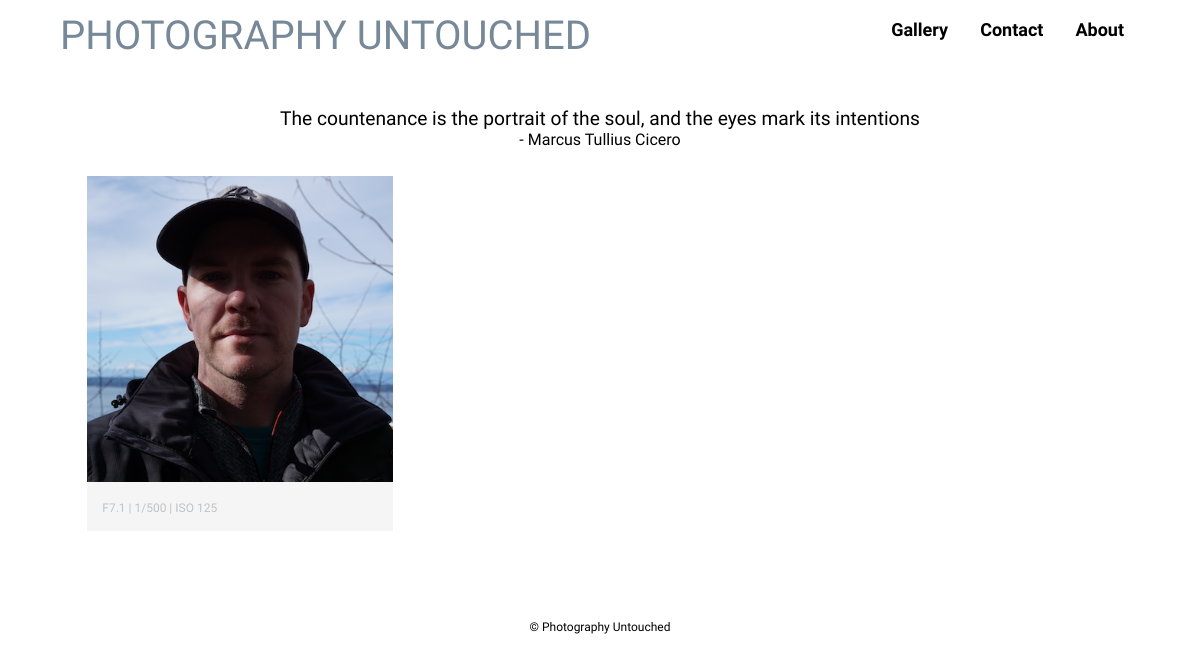
The app's page /portraits/ with its own data.
### photos/models.py (models this page shows, shortened)
class Photo(models.Model):
    title = models.CharField(max_length=200)
    width = models.IntegerField(default=400)
    height = models.IntegerField(default=400)
    image = models.ImageField(null=False, blank=False, width_field="width", height_field="height")
    description = models.CharField(max_length=400, default='F-stop | Shutter Speed | ISO')
    category = models.CharField(max_length=1, default='', blank=False, choices=categories)
    location = models.CharField(max_length=200, default='')
    city = models.CharField(max_length=200, default='')
    timestamp = models.DateTimeField(auto_now_add=True, auto_now=False)
    class Meta:
        ordering = ["timestamp"]

### photos/views.py (the view)
# urls.py: url(r'^portraits/', portraits, name='portraits'),
def portraits(request):
    queryset = Photo.objects.filter(category='P')
    context = {
        "photos": queryset,
    }
    return render(request, "portraits.html", context)

### photography_untouched/templates/portraits.html (shortened to what this page needs)
{% extends "base.html" %}
{% block content %}
      <header>
        <a href="{% url 'index' %}" id="logo">
          <h1 class = "title">PHOTOGRAPHY UNTOUCHED</h1>
        </a>
        <nav>
          <ul>
            <li><a href="{% url 'about' %}">About</a></li>
            <li><a href="{% url 'contact' %}">Contact</a></li>
            <li class="dropdown"><a href="{% url 'gallery' %}" class="dropbtn">Gallery</a>
            </li>
          </ul>
        </nav>
      </header>
      <div class="container">
          <q class="quote">The countenance is the portrait of the soul, and the eyes mark its intentions</q><br><p class ="quoter">- Marcus Tullius Cicero</p>
          <ul id="gallery">
            {% for photo in photos %}
            {% if photo.image %}
            <li><img src='{{ photo.image.url }}'>
            <p>{{ photo.description }}</p></li>
            {% endif %}
            {% endfor %}
          </ul>
      </div>
{% endblock %}

### photography_untouched/static/photos/style.css (style rules this page uses)
article, aside, details, figcaption, figure, footer, header, hgroup, main, nav, section, summary { display: block; }
html { font-size: 100%; -webkit-text-size-adjust: 100%; -ms-text-size-adjust: 100%; }
html, button, input, select, textarea { font-family: sans-serif; }
body { margin: 0; }
h1 { font-size: 2em; margin: 0.67em 0; }
p, pre { margin: 1em 0; }
q { quotes: none; }
q:before, q:after { content: ''; content: none; }
dl, menu, ol, ul { margin: 1em 0; }
menu, ol, ul { padding: 0 0 0 40px; }
nav ul, nav ol { list-style: none; list-style-image: none; }
img { border: 0; -ms-interpolation-mode: bicubic; }
.container { max-width: 1400px; margin: 0 auto; padding: 0 5%; }
a { text-decoration: none; }
header { float: left; margin: 0 0 30px 0; padding: 5px 0 0 0; width: 100%; }
#logo { text-align: center; margin: 0; }
h1 { font-family: 'Quicksand', sans-serif; margin: 15px 0; font-size: 1.75em; font-weight: normal; line-height: 0.8em; color: #778899; }
nav ul { list-style-type: none; margin: 0; padding: 0; overflow: hidden; }
nav li { float: right; }
nav li a, .dropbtn { display: inline-block; color: black; text-align: center; padding: 14px 16px; text-decoration: none; font-weight: 600; }
nav li.dropdown { display: inline-block; }
body { font-family: 'Anaheim', sans-serif; color: #000; background-color: #fff; }
q.quote { width: 100%; display: inline-block; padding-top: 10px; font-family: 'IM Fell Great Primer', serif; font-size: 1.2em; text-align: center; }
.quoter { text-align:center; margin: 0; }
img { max-width: 100%; }
#gallery { margin: 0; padding: 0; list-style: none; }
#gallery li { float: left; width: 45%; margin: 2.5%; background-color: #f5f5f5; color: #bdc3c7; }
#gallery li p { margin: 0; padding: 5%; font-size: 0.75em; color: #bdc3c7 }
@media screen and (min-width: 480px) { #gallery li { width: 28.3333%; } }
@media screen and (min-width: 660px) { nav { float: right; font-size: 1.125em; margin-right: 5%; text-align: right; width: 45%; } }
@media screen and (min-width: 660px) { #logo { float: left; margin-left: 5%; text-align: left; width: 45%; } }
@media screen and (min-width: 660px) { h1 { font-size: 2.5em; } }

### records on screen
Photo: image (picture), description "F7.1 | 1/500 | ISO 125"
